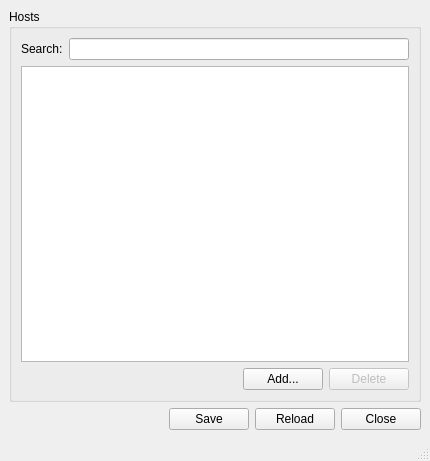
<?xml version="1.0" encoding="UTF-8"?>
<ui version="4.0">
 <class>MainWindow</class>
 <widget class="QMainWindow" name="MainWindow">
  <property name="geometry">
   <rect>
    <x>0</x>
    <y>0</y>
    <width>430</width>
    <height>461</height>
   </rect>
  </property>
  <property name="acceptDrops">
   <bool>false</bool>
  </property>
  <property name="windowTitle">
   <string>Hosts</string>
  </property>
  <property name="locale">
   <locale language="English" country="UnitedStates"/>
  </property>
  <widget class="QWidget" name="centralwidget">
   <layout class="QVBoxLayout" name="verticalLayout">
    <item>
     <widget class="QGroupBox" name="groupBox">
      <property name="title">
       <string>Hosts</string>
      </property>
      <layout class="QVBoxLayout" name="verticalLayout_2">
       <item>
        <layout class="QHBoxLayout" name="horizontalLayout_3">
         <property name="topMargin">
          <number>0</number>
         </property>
         <item>
          <widget class="QLabel" name="label">
           <property name="text">
            <string>Search:</string>
           </property>
          </widget>
         </item>
         <item>
          <widget class="QLineEdit" name="searchLineEdit"/>
         </item>
        </layout>
       </item>
       <item>
        <widget class="QTableView" name="tableView">
         <property name="selectionBehavior">
          <enum>QAbstractItemView::SelectionBehavior::SelectRows</enum>
         </property>
         <property name="sortingEnabled">
          <bool>false</bool>
         </property>
         <attribute name="horizontalHeaderStretchLastSection">
          <bool>true</bool>
         </attribute>
        </widget>
       </item>
       <item>
        <layout class="QHBoxLayout" name="horizontalLayout_2">
         <item>
          <spacer name="horizontalSpacer_2">
           <property name="orientation">
            <enum>Qt::Orientation::Horizontal</enum>
           </property>
           <property name="sizeHint" stdset="0">
            <size>
             <width>40</width>
             <height>20</height>
            </size>
           </property>
          </spacer>
         </item>
         <item>
          <widget class="QPushButton" name="addButton">
           <property name="text">
            <string>Add...</string>
           </property>
          </widget>
         </item>
         <item>
          <widget class="QPushButton" name="deleteButton">
           <property name="enabled">
            <bool>false</bool>
           </property>
           <property name="text">
            <string>Delete</string>
           </property>
          </widget>
         </item>
        </layout>
       </item>
      </layout>
     </widget>
    </item>
    <item>
     <layout class="QHBoxLayout" name="horizontalLayout">
      <item>
       <spacer name="horizontalSpacer">
        <property name="orientation">
         <enum>Qt::Orientation::Horizontal</enum>
        </property>
        <property name="sizeHint" stdset="0">
         <size>
          <width>40</width>
          <height>20</height>
         </size>
        </property>
       </spacer>
      </item>
      <item>
       <widget class="QPushButton" name="saveButton">
        <property name="text">
         <string>Save</string>
        </property>
        <property name="icon">
         <iconset resource="../resources.qrc">
          <normaloff>:/icons/icons/UAC.png</normaloff>:/icons/icons/UAC.png</iconset>
        </property>
       </widget>
      </item>
      <item>
       <widget class="QPushButton" name="reloadButton">
        <property name="text">
         <string>Reload</string>
        </property>
       </widget>
      </item>
      <item>
       <widget class="QPushButton" name="closeButton">
        <property name="text">
         <string>Close</string>
        </property>
       </widget>
      </item>
     </layout>
    </item>
   </layout>
  </widget>
  <widget class="QStatusBar" name="statusBar">
   <property name="enabled">
    <bool>true</bool>
   </property>
  </widget>
 </widget>
 <resources>
  <include location="../resources.qrc"/>
 </resources>
 <connections/>
</ui>
